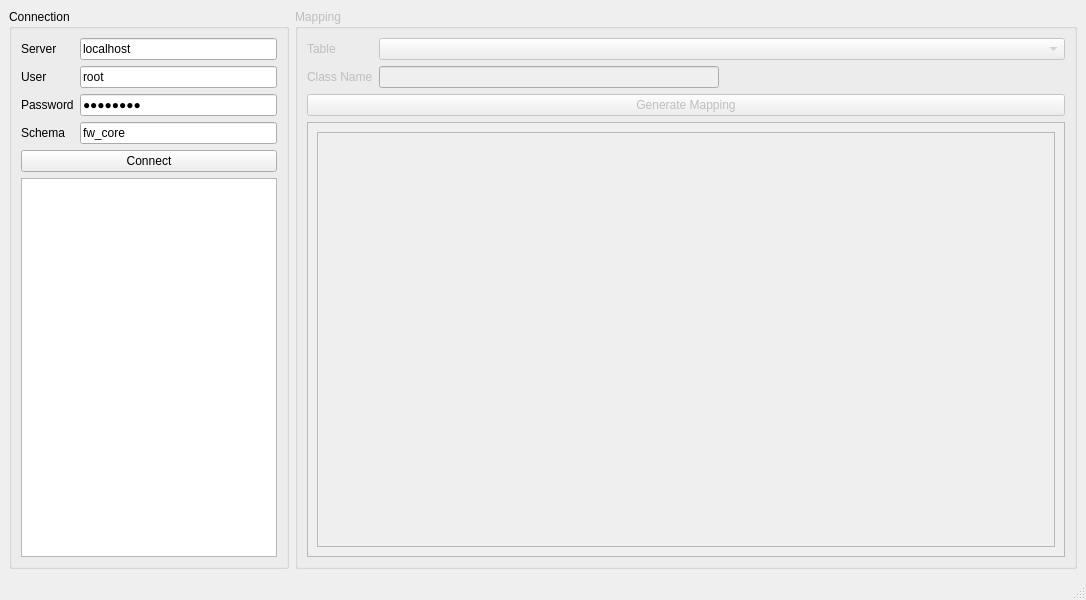
<?xml version="1.0" encoding="UTF-8"?>
<ui version="4.0">
 <class>MainWindow</class>
 <widget class="QMainWindow" name="MainWindow">
  <property name="geometry">
   <rect>
    <x>0</x>
    <y>0</y>
    <width>1086</width>
    <height>600</height>
   </rect>
  </property>
  <property name="windowTitle">
   <string>MainWindow</string>
  </property>
  <widget class="QWidget" name="centralwidget">
   <layout class="QHBoxLayout" name="horizontalLayout">
    <item>
     <widget class="QGroupBox" name="groupBox">
      <property name="title">
       <string>Connection</string>
      </property>
      <layout class="QVBoxLayout" name="verticalLayout">
       <item>
        <layout class="QFormLayout" name="formLayout">
         <property name="fieldGrowthPolicy">
          <enum>QFormLayout::AllNonFixedFieldsGrow</enum>
         </property>
         <item row="0" column="0">
          <widget class="QLabel" name="label">
           <property name="text">
            <string>Server</string>
           </property>
          </widget>
         </item>
         <item row="0" column="1">
          <widget class="QLineEdit" name="leServer">
           <property name="text">
            <string>localhost</string>
           </property>
          </widget>
         </item>
         <item row="1" column="0">
          <widget class="QLabel" name="label_2">
           <property name="text">
            <string>User</string>
           </property>
          </widget>
         </item>
         <item row="1" column="1">
          <widget class="QLineEdit" name="leUser">
           <property name="text">
            <string>root</string>
           </property>
          </widget>
         </item>
         <item row="2" column="0">
          <widget class="QLabel" name="label_3">
           <property name="text">
            <string>Password</string>
           </property>
          </widget>
         </item>
         <item row="2" column="1">
          <widget class="QLineEdit" name="lePass">
           <property name="text">
            <string>xypass12</string>
           </property>
           <property name="echoMode">
            <enum>QLineEdit::Password</enum>
           </property>
          </widget>
         </item>
         <item row="3" column="0">
          <widget class="QLabel" name="label_4">
           <property name="text">
            <string>Schema</string>
           </property>
          </widget>
         </item>
         <item row="3" column="1">
          <widget class="QLineEdit" name="leSchema">
           <property name="text">
            <string>fw_core</string>
           </property>
          </widget>
         </item>
        </layout>
       </item>
       <item>
        <widget class="QPushButton" name="btConnect">
         <property name="sizePolicy">
          <sizepolicy hsizetype="Minimum" vsizetype="Fixed">
           <horstretch>0</horstretch>
           <verstretch>0</verstretch>
          </sizepolicy>
         </property>
         <property name="text">
          <string>Connect</string>
         </property>
        </widget>
       </item>
       <item>
        <widget class="QPlainTextEdit" name="teLog">
         <property name="sizePolicy">
          <sizepolicy hsizetype="Expanding" vsizetype="Expanding">
           <horstretch>0</horstretch>
           <verstretch>2</verstretch>
          </sizepolicy>
         </property>
        </widget>
       </item>
      </layout>
     </widget>
    </item>
    <item>
     <widget class="QGroupBox" name="gbMapping">
      <property name="enabled">
       <bool>false</bool>
      </property>
      <property name="sizePolicy">
       <sizepolicy hsizetype="Preferred" vsizetype="Preferred">
        <horstretch>10</horstretch>
        <verstretch>0</verstretch>
       </sizepolicy>
      </property>
      <property name="title">
       <string>Mapping</string>
      </property>
      <layout class="QVBoxLayout" name="verticalLayout_3">
       <item>
        <layout class="QGridLayout" name="gridLayout_2">
         <item row="0" column="0">
          <widget class="QLabel" name="label_5">
           <property name="text">
            <string>Table</string>
           </property>
          </widget>
         </item>
         <item row="0" column="2" colspan="2">
          <widget class="QComboBox" name="cbTable">
           <property name="sizePolicy">
            <sizepolicy hsizetype="Preferred" vsizetype="Fixed">
             <horstretch>2</horstretch>
             <verstretch>0</verstretch>
            </sizepolicy>
           </property>
          </widget>
         </item>
         <item row="1" column="0">
          <widget class="QLabel" name="label_6">
           <property name="text">
            <string>Class Name</string>
           </property>
          </widget>
         </item>
         <item row="1" column="2">
          <widget class="QLineEdit" name="leClass"/>
         </item>
         <item row="1" column="3">
          <spacer name="horizontalSpacer">
           <property name="orientation">
            <enum>Qt::Horizontal</enum>
           </property>
           <property name="sizeHint" stdset="0">
            <size>
             <width>40</width>
             <height>20</height>
            </size>
           </property>
          </spacer>
         </item>
        </layout>
       </item>
       <item>
        <widget class="QPushButton" name="btGenerate">
         <property name="text">
          <string>Generate Mapping</string>
         </property>
        </widget>
       </item>
       <item>
        <widget class="QScrollArea" name="scrollArea">
         <property name="widgetResizable">
          <bool>true</bool>
         </property>
         <widget class="QWidget" name="scrollAreaWidgetContents">
          <property name="geometry">
           <rect>
            <x>0</x>
            <y>0</y>
            <width>764</width>
            <height>423</height>
           </rect>
          </property>
          <layout class="QVBoxLayout" name="verticalLayout_2">
           <item>
            <widget class="QPlainTextEdit" name="teCode">
             <property name="lineWrapMode">
              <enum>QPlainTextEdit::NoWrap</enum>
             </property>
             <property name="tabStopWidth">
              <number>40</number>
             </property>
            </widget>
           </item>
          </layout>
         </widget>
        </widget>
       </item>
      </layout>
     </widget>
    </item>
   </layout>
  </widget>
  <widget class="QMenuBar" name="menubar">
   <property name="geometry">
    <rect>
     <x>0</x>
     <y>0</y>
     <width>1086</width>
     <height>21</height>
    </rect>
   </property>
  </widget>
  <widget class="QStatusBar" name="statusbar"/>
 </widget>
 <resources/>
 <connections/>
</ui>
